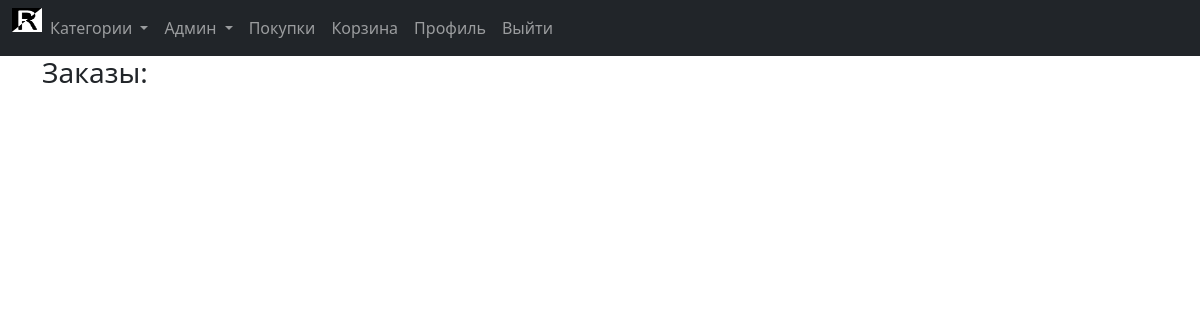
The page /orders_admin (signed in) on the database as committed earlier.
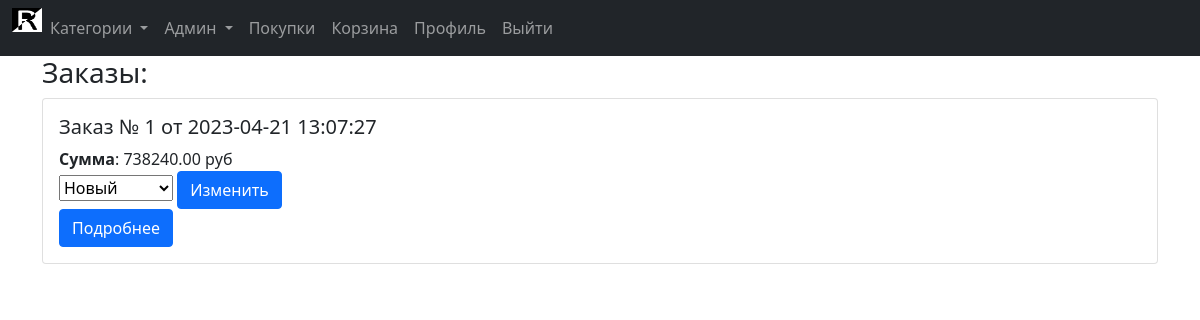
The same page on the database as committed later.
### model/order.py (models this page shows)
class Order(SqlAlchemyBase, SerializerMixin):
    __tablename__ = 'orders'
    id = Column(INTEGER, primary_key=True, autoincrement=True)
    user_id = Column(INTEGER, ForeignKey('users.id'))
    status = Column(Enum(OrderStatus))
    address = Column(TEXT, nullable=False)
    phone = Column(TEXT, nullable=False)
    email = Column(TEXT, nullable=False)
    time = Column(DATETIME(timezone=True), server_default=func.now())
    sum = Column(DECIMAL, nullable=False)

### handler/order.py (the view)
@blueprint.route('/orders_admin', methods=['GET'])
@login_required
@admin_required
def get_admin():
    with db_session.create_session() as session:
        orders = session.query(Order).order_by(Order.time.desc())
        return render_template('orders_admin.html', orders=orders, form=PostOrderStatusForm())

### handler/order.py
class PostOrderStatusForm(FlaskForm):
    order_id = HiddenField()
    status = StringField('Статус', validators=[DataRequired()])
    submit = SubmitField('Изменить')

### handler/cart.py
class PostCartForm(FlaskForm):
    product_id = HiddenField()
    quantity = StringField('Количество', validators=[DataRequired()])
    submit = SubmitField('В корзину')

### admin.py (called while the page is built)
def admin_required(func):
    @wraps(func)
    def decorated_view(*args, **kwargs):
        if not current_user.is_admin:
            return current_app.login_manager.unauthorized()
        if callable(getattr(current_app, "ensure_sync", None)):
            return current_app.ensure_sync(func)(*args, **kwargs)
        return func(*args, **kwargs)
    return decorated_view

### core.py (called while the page is built)
@login_manager.user_loader
def load_user(user_id):
    return db_session.create_session().query(User).get(user_id)

@app.context_processor
def context_processor():
    with db_session.create_session() as session:
        return dict(global_product_categories=session.query(ProductCategory), global_add_to_cart=PostCartForm())

### db_session.py (called while the page is built)
def create_session() -> Session:
    global __factory
    return __factory()

### templates/orders_admin.html (shortened to what this page needs)
{% extends "base.html" %}
{% block content %}
<h3>Заказы: </h3>
{% for order in orders %}
<div class="card mb-3" style="max-width: 1100;">
    <div class="row g-0">
        <div class="col-md-8">
            <div class="card-body">
                <div>
                    <h5 class="card-title">Заказ № {{ order.id }} от {{ order.time }}</h5>
                </div>
                <div>
                    <h7 class="card-title"><b>Сумма</b>: {{ '%0.2f'|format(order.sum) }} руб</h7>
                </div>
                <form method="POST" action="{{ url_for('order.status') }}">
                    <select class="custom-select" id="status" name="status">
                        <option value="1"
                                {% if order.status.value == 1 %}
                                selected
                                {% endif%}
                        >Новый</option>
                    </select>
                    {{ form.submit(class="btn btn-primary") }}
                </form>
                <a href="{{ url_for('order.details', id=order.id) }}" class="btn btn-primary">Подробнее</a>
            </div>
        </div>
    </div>
</div>
{% endfor %}
{% endblock %}

### templates/base.html (shortened to what this page needs)
<!doctype html>
<html lang="en">
<head>
    <link href="https://cdn.jsdelivr.net/npm/bootstrap@5.1.3/dist/css/bootstrap.min.css" rel="stylesheet"
>
</head>
<body>
<nav class="navbar navbar-expand-lg navbar-dark bg-dark">
    <div class="container-fluid">
        <div class="collapse navbar-collapse" id="navbarNav">
            <ul class="navbar-nav  me-auto mb-2 mb-lg-0" >
                <img src="/static/logo.png" alt="Bootstrap" width="30" height="24">
                <li class="nav-item dropdown">
                    <a class="nav-link dropdown-toggle" href="#" role="button" data-bs-toggle="dropdown"
                       aria-expanded="false">
                        Категории
                    </a>
                </li>
                {% if current_user.is_admin%}
                <li class="nav-item dropdown">
                    <a class="nav-link dropdown-toggle" href="#" role="button" data-bs-toggle="dropdown"
                       aria-expanded="false">
                        Админ
                    </a>
                </li>
                {% endif %}
                {% if current_user.login | length > 0 %}
                <li class="nav-item d-flex">
                    <a class="nav-link" href="{{ url_for('order.get') }}">Покупки</a>
                </li>
                <li class="nav-item">
                    <a class="nav-link" href="{{ url_for('cart.get') }}">Корзина</a>
                </li>
                <li class="nav-item">
                    <a class="nav-link" href="{{ url_for('profile.profile') }}">Профиль</a>
                </li>
                <li class="nav-item">
                    <a class="nav-link" href="{{ url_for('auth.logout') }}">Выйти</a>
                </li>
                {% endif %}
            </ul>
        </div>
    </div>
</nav>
<main role="main" class="container">
    {% block content %}
    {% endblock %}
</main>
</body>
</html>

Rows that differ between the two databases and show on the page:
added Order: id "1", time "2023-04-21 13:07:27", sum "738240.00", status "Новый"
